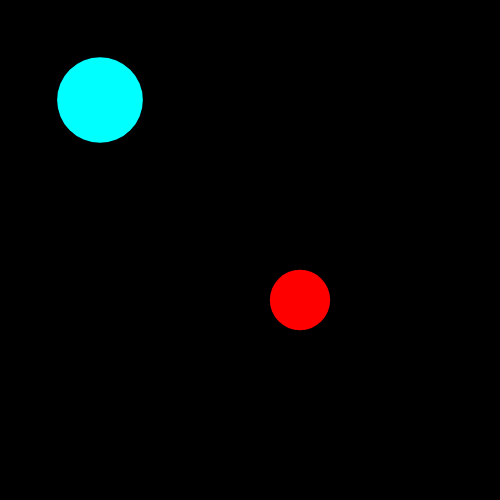
Frame 1 (no input)
Frame 60 (no input): identical to frame 1, image omitted
Frame 120 (the mouse pressed at the canvas centre since frame 60): identical to frame 1, image omitted

The p5.js sketch that drew this single still picture (run headless with seeded random() and noise() and a simulated clock; from frame 60 on, the mouse is pressed at the canvas centre):

// p5.js sketch
// ── sketch.js
let myXPos = 100;
let myYPos = 100;
let mySize;

let enemyXPos = 300;
let enemyYPos = 300;
let enemySize;

function setup() {
  createCanvas(500, 500);
  noStroke();

  mySize = random(50, 100);
  enemySize = random(50, 100);
}

function draw() {
  
  background(0);
let distance = dist(myXPos,myYPos,enemyXPos,enemyXPos);
  fill(0, 255, 255);
 
   ellipse(myXPos, myYPos, mySize, mySize);
  fill(255,0,0);
   ellipse(enemyXPos, enemyYPos, enemySize, enemySize);
  
  if(distance <= (mySize / 2) + (enemySize /2)){
    fill(random(255), random(255), random(255));
    textSize(22);
    text("I'm colliding with my enemy, Ouch!", 140, 480);

  }
  
  if (keyIsDown(LEFT_ARROW)) {
    myXPos -= 3;
  }

  if (keyIsDown(RIGHT_ARROW)) {
    myXPos += 3;
  }

  if (keyIsDown(UP_ARROW)) {
    myYPos -= 3;
  }

  if (keyIsDown(DOWN_ARROW)) {
    myYPos += 3;
  }
}
